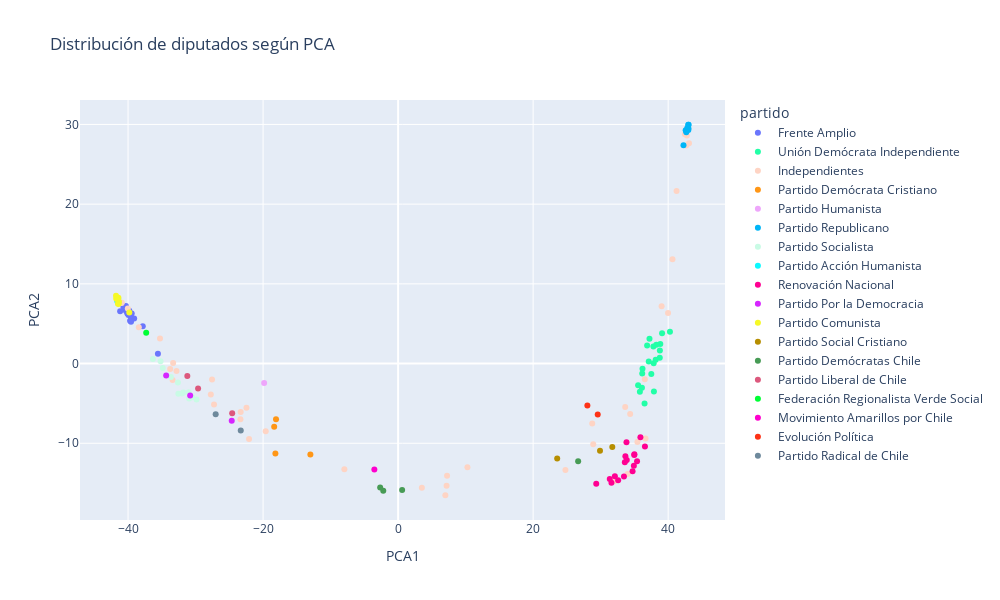

Notebook code for this chart:
### Code cell
# plot con la distribución de los diputados en 2 dimensiones

fig = px.scatter(
    pca_df,
    x="PCA1",
    y="PCA2",
    color="partido",
    hover_data=["nombre", "apellido"],
    color_discrete_map=color_map,
    title="Distribución de diputados según PCA"
)
fig.update_layout(
    autosize=False,
    width=1000,
    height=600,
)
fig.show()

### Figure 1 — Plotly figure (JSON) as saved in the notebook; plotly's stock layout.template omitted (floating-point values rounded to 4 significant figures)
{"data": [{"customdata": [["Emilia", "Schneider"], ["Jorge", "Brito"], ["Claudia", "Mix"], ["Félix", "Bugueño"], ["Gonzalo", "Winter"], ["Maite", "Orsini"], ["Marcela", "Riquelme"], ["Gael", "Yeomans"], ["María Francisca", "Bello"], ["Javiera", "Morales"], ["Patricio", "Rosas"], ["Andrés", "Giordano"], ["Ericka", "Ñanco"], ["Lorena", "Fries"], ["Jaime", "Sáez"], ["Carolina", "Tello"], ["Clara", "Sagardia"], ["Catalina", "Pérez"], ["Camila", "Rojas"], ["Diego", "Ibáñez"]], "hovertemplate": "partido=Frente Amplio<br>PCA1=%{x}<br>PCA2=%{y}<br>nombre=%{customdata[0]}<br>apellido=%{customdata[1]}<extra></extra>", "legendgroup": "Frente Amplio", "marker": {"color": "#6A76FC", "symbol": "circle"}, "mode": "markers", "name": "Frente Amplio", "orientation": "v", "showlegend": true, "type": "scatter", "x": [-40.33, -39.56, -40.55, -35.58, -39.93, -40.5, -39.52, -40.11, -40.02, -39.46, -37.82, -39.94, -40.69, -39.81, -40.32, -41.17, -39.1, -39.7, -40.2, -39.6], "xaxis": "x", "y": [6.618, 5.234, 7.027, 1.244, 6.646, 7.026, 5.488, 6.318, 6.247, 6.274, 4.675, 6.088, 7.086, 6.623, 7.217, 6.553, 5.66, 5.384, 6.884, 5.959], "yaxis": "y"}, {"customdata": [["Eduardo", "Cornejo"], ["Juan Antonio", "Coloma"], ["Flor", "Weisse"], ["Gastón", "Von Mühlenbrock"], ["Sergio", "Bobadilla"], ["Fernando", "Bórquez"], ["Jorge", "Alessandri"], ["Marco Antonio", "Sulantay"], ["Álvaro", "Carter"], ["Daniel", "Lilayu"], ["Henry", "Leal"], ["Cristóbal", "Martínez"], ["Juan", "Fuenzalida"], ["Felipe", "Donoso"], ["Cristian", "Labbé"], ["Guillermo", "Ramírez"], ["Cristhian", "Moreira"], ["Gustavo", "Benavente"], ["Marta", "Bravo"], ["Joaquín", "Lavín"]], "hovertemplate": "partido=Unión Demócrata Independiente<br>PCA1=%{x}<br>PCA2=%{y}<br>nombre=%{customdata[0]}<br>apellido=%{customdata[1]}<extra></extra>", "legendgroup": "Unión Demócrata Independiente", "marker": {"color": "#22FFA7", "symbol": "circle"}, "mode": "markers", "name": "Unión Demócrata Independiente", "orientation": "v", "showlegend": true, "type": "scatter", "x": [37.51, 37.12, 38.78, 37.81, 40.26, 36.5, 37.23, 38.76, 36.16, 37.89, 36.11, 37.85, 36.88, 38.15, 38.83, 38.24, 35.55, 39.1, 35.81, 36.2], "xaxis": "x", "y": [-1.314, 0.273, 1.641, 2.129, 4.003, -5.025, 3.126, 0.7369, -1.239, -3.496, -3.021, 0.03371, 2.258, 0.4878, 2.446, 2.357, -2.711, 3.807, -3.532, -0.648], "yaxis": "y"}, {"customdata": [["Enrique", "Lee"], ["Stephan", "Schubert"], ["Tomás", "De Rementería"], ["Hotuiti", "Teao"], ["Marlene", "Pérez"], ["Leonidas", "Romero"], ["Marisela", "Santibáñez"], ["Francisco", "Pulgar"], ["Hernán", "Palma"], ["Gaspar", "Rivas"], ["Héctor", "Ulloa"], ["Renzo", "Trisotti"], ["Rubén Darío", "Oyarzo"], ["Gloria", "Naveillan"], ["Catalina", "Del Real"], ["Natalia", "Romero"], ["Jaime", "Araya"], ["Consuelo", "Veloso"], ["Mónica", "Arce"], ["Bernardo", "Berger"], ["Marta", "González"], ["Sofía", "Cid"], ["Gonzalo", "De la Carrera"], ["Yovana", "Ahumada"], ["Viviana", "Delgado"], ["Harry", "Jürgensen"], ["Johannes", "Kaiser"], ["Félix", "González"], ["Paula", "Labra"], ["Tomás", "Lagomarsino"], ["Christian", "Matheson"], ["Carlos", "Bianchi"], ["María Luisa", "Cordero"], ["Karen", "Medina"], ["Sebastián", "Videla"], ["Camila", "Musante"], ["Miguel Ángel", "Calisto"], ["Cristián", "Tapia"], ["Mercedes", "Bulnes"], ["René", "Alinco"], ["Felipe", "Camaño"], ["Mauricio", "Ojeda"]], "hovertemplate": "partido=Independientes<br>PCA1=%{x}<br>PCA2=%{y}<br>nombre=%{customdata[0]}<br>apellido=%{customdata[1]}<extra></extra>", "legendgroup": "Independientes", "marker": {"color": "#FED4C4", "symbol": "circle"}, "mode": "markers", "name": "Independientes", "orientation": "v", "showlegend": true, "type": "scatter", "x": [28.75, 42.48, -33.41, 34.37, 33.64, 41.24, -40.98, 3.517, -40.94, 10.27, -23.32, 39.98, 6.997, 40.64, 39.03, 28.9, -22.46, -38.41, -32.83, 33.99, -27.74, 35.45, 42.68, 24.78, -33.76, 43.09, 42.65, -35.27, 36.65, -19.61, 36.54, -22.08, 32.05, 7.252, -23.35, -33.32, 7.181, -27.26, -40.03, -27.56, -7.96, 42.78], "xaxis": "x", "y": [-7.508, 28.77, -2.05, -6.339, -5.44, 21.65, 7.613, -15.58, 7.632, -13.02, -6.065, 6.346, -16.52, 13.08, 7.186, -10.12, -5.557, 4.553, -0.929, -13.85, -3.869, -9.852, 27.37, -13.36, -0.6699, 27.63, 29.23, 3.136, -9.402, -8.478, -1.97, -9.469, -14.78, -14.07, -6.976, 0.07493, -15.34, -5.136, 6.899, -2.012, -13.26, 28.61], "yaxis": "y"}, {"customdata": [["Héctor", "Barría"], ["Alberto", "Undurraga"], ["Eric", "Aedo"], ["Ricardo", "Cifuentes"]], "hovertemplate": "partido=Partido Demócrata Cristiano<br>PCA1=%{x}<br>PCA2=%{y}<br>nombre=%{customdata[0]}<br>apellido=%{customdata[1]}<extra></extra>", "legendgroup": "Partido Demócrata Cristiano", "marker": {"color": "#FF9616", "symbol": "circle"}, "mode": "markers", "name": "Partido Demócrata Cristiano", "orientation": "v", "showlegend": true, "type": "scatter", "x": [-18.17, -18.35, -13.0, -18.08], "xaxis": "x", "y": [-11.27, -7.933, -11.41, -6.977], "yaxis": "y"}, {"customdata": [["Pamela", "Jiles"]], "hovertemplate": "partido=Partido Humanista<br>PCA1=%{x}<br>PCA2=%{y}<br>nombre=%{customdata[0]}<br>apellido=%{customdata[1]}<extra></extra>", "legendgroup": "Partido Humanista", "marker": {"color": "#EEA6FB", "symbol": "circle"}, "mode": "markers", "name": "Partido Humanista", "orientation": "v", "showlegend": true, "type": "scatter", "x": [-19.84], "xaxis": "x", "y": [-2.43], "yaxis": "y"}, {"customdata": [["Cristóbal", "Urruticoechea"], ["Cristián", "Araya"], ["Agustín", "Romero"], ["Luis", "Sánchez"], ["Chiara", "Barchiesi"], ["Benjamín", "Moreno"], ["José Carlos", "Meza"], ["Juan", "Irarrázaval"]], "hovertemplate": "partido=Partido Republicano<br>PCA1=%{x}<br>PCA2=%{y}<br>nombre=%{customdata[0]}<br>apellido=%{customdata[1]}<extra></extra>", "legendgroup": "Partido Republicano", "marker": {"color": "#00B5F7", "symbol": "circle"}, "mode": "markers", "name": "Partido Republicano", "orientation": "v", "showlegend": true, "type": "scatter", "x": [42.27, 42.59, 43.03, 42.97, 42.69, 43.01, 42.83, 42.99], "xaxis": "x", "y": [27.38, 29.27, 29.95, 29.96, 29.02, 29.48, 29.54, 29.32], "yaxis": "y"}, {"customdata": [["Ana María", "Bravo"], ["Emilia", "Nuyado"], ["Raúl", "Leiva"], ["Jaime", "Naranjo"], ["Juan", "Santana"], ["Danisa", "Astudillo"], ["Daniella", "Cicardini"], ["Leonardo", "Soto"], ["Marcos", "Ilabaca"], ["Nelson", "Venegas"], ["Daniel", "Manouchehri"], ["Daniel", "Melo"]], "hovertemplate": "partido=Partido Socialista<br>PCA1=%{x}<br>PCA2=%{y}<br>nombre=%{customdata[0]}<br>apellido=%{customdata[1]}<extra></extra>", "legendgroup": "Partido Socialista", "marker": {"color": "#C9FBE5", "symbol": "circle"}, "mode": "markers", "name": "Partido Socialista", "orientation": "v", "showlegend": true, "type": "scatter", "x": [-32.55, -35.18, -30.52, -34.86, -36.32, -31.8, -33.66, -31.02, -29.86, -32.61, -30.95, -32.03], "xaxis": "x", "y": [-3.8, 0.2979, -4.236, -0.5541, 0.5843, -3.628, -1.687, -3.608, -4.507, -2.365, -4.379, -3.768], "yaxis": "y"}, {"customdata": [["Ana María", "Gazmuri"], ["Tomás", "Hirsch"]], "hovertemplate": "partido=Partido Acción Humanista<br>PCA1=%{x}<br>PCA2=%{y}<br>nombre=%{customdata[0]}<br>apellido=%{customdata[1]}<extra></extra>", "legendgroup": "Partido Acción Humanista", "marker": {"color": "#0DF9FF", "symbol": "circle"}, "mode": "markers", "name": "Partido Acción Humanista", "orientation": "v", "showlegend": true, "type": "scatter", "x": [-41.47, -41.59], "xaxis": "x", "y": [8.154, 7.828], "yaxis": "y"}, {"customdata": [["Frank", "Sauerbaum"], ["Diego", "Schalper"], ["Miguel", "Mellado"], ["Mauro", "González"], ["Juan Carlos", "Beltrán"], ["Ximena", "Ossandón"], ["Carla", "Morales"], ["José Miguel", "Castro"], ["Marcia", "Raphael"], ["Jorge", "Durán"], ["Andrés", "Celis"], ["Andrés", "Longton"], ["Camila", "Flores"], ["Miguel Ángel", "Becker"], ["Hugo", "Rey"], ["Eduardo", "Durán"], ["Jorge", "Rathgeb"]], "hovertemplate": "partido=Renovación Nacional<br>PCA1=%{x}<br>PCA2=%{y}<br>nombre=%{customdata[0]}<br>apellido=%{customdata[1]}<extra></extra>", "legendgroup": "Renovación Nacional", "marker": {"color": "#FF0092", "symbol": "circle"}, "mode": "markers", "name": "Renovación Nacional", "orientation": "v", "showlegend": true, "type": "scatter", "x": [34.73, 33.66, 35.39, 33.58, 33.45, 29.35, 32.59, 33.87, 34.92, 33.82, 32.11, 31.6, 35.89, 36.56, 31.35, 34.98, 35.0], "xaxis": "x", "y": [-13.51, -11.63, -12.27, -12.4, -14.15, -15.07, -14.62, -12.11, -12.81, -9.877, -14.14, -14.95, -9.255, -10.42, -14.49, -11.47, -11.39], "yaxis": "y"}, {"customdata": [["Carolina", "Marzán"], ["Helia", "Molina"], ["Raúl", "Soto"]], "hovertemplate": "partido=Partido Por la Democracia<br>PCA1=%{x}<br>PCA2=%{y}<br>nombre=%{customdata[0]}<br>apellido=%{customdata[1]}<extra></extra>", "legendgroup": "Partido Por la Democracia", "marker": {"color": "#D626FF", "symbol": "circle"}, "mode": "markers", "name": "Partido Por la Democracia", "orientation": "v", "showlegend": true, "type": "scatter", "x": [-30.8, -34.35, -24.64], "xaxis": "x", "y": [-3.992, -1.487, -7.171], "yaxis": "y"}, {"customdata": [["Boris", "Barrera"], ["Alejandra", "Placencia"], ["Carmen", "Hertz"], ["Matías", "Ramírez"], ["María Candelaria", "Acevedo"], ["Lorena", "Pizarro"], ["Karol", "Cariola"], ["Luis Alberto", "Cuello"], ["Daniela", "Serrano"], ["Nathalie", "Castillo"]], "hovertemplate": "partido=Partido Comunista<br>PCA1=%{x}<br>PCA2=%{y}<br>nombre=%{customdata[0]}<br>apellido=%{customdata[1]}<extra></extra>", "legendgroup": "Partido Comunista", "marker": {"color": "#F6F926", "symbol": "circle"}, "mode": "markers", "name": "Partido Comunista", "orientation": "v", "showlegend": true, "type": "scatter", "x": [-41.36, -41.49, -41.43, -41.73, -41.53, -41.78, -39.81, -41.42, -41.41, -41.69], "xaxis": "x", "y": [7.787, 7.506, 8.247, 8.132, 8.198, 8.512, 6.419, 7.524, 7.491, 8.132], "yaxis": "y"}, {"customdata": [["Roberto", "Arroyo"], ["Francesca", "Muñoz"], ["Sara", "Concha"]], "hovertemplate": "partido=Partido Social Cristiano<br>PCA1=%{x}<br>PCA2=%{y}<br>nombre=%{customdata[0]}<br>apellido=%{customdata[1]}<extra></extra>", "legendgroup": "Partido Social Cristiano", "marker": {"color": "#B68E00", "symbol": "circle"}, "mode": "markers", "name": "Partido Social Cristiano", "orientation": "v", "showlegend": true, "type": "scatter", "x": [23.56, 29.9, 31.73], "xaxis": "x", "y": [-11.9, -10.94, -10.46], "yaxis": "y"}, {"customdata": [["Erika", "Olivera"], ["Joanna", "Pérez"], ["Jorge", "Saffirio"], ["Víctor Alejandro", "Pino"]], "hovertemplate": "partido=Partido Demócratas Chile<br>PCA1=%{x}<br>PCA2=%{y}<br>nombre=%{customdata[0]}<br>apellido=%{customdata[1]}<extra></extra>", "legendgroup": "Partido Demócratas Chile", "marker": {"color": "#479B55", "symbol": "circle"}, "mode": "markers", "name": "Partido Demócratas Chile", "orientation": "v", "showlegend": true, "type": "scatter", "x": [0.5971, -2.197, -2.658, 26.67], "xaxis": "x", "y": [-15.88, -15.95, -15.53, -12.26], "yaxis": "y"}, {"customdata": [["Alejandro", "Bernales"], ["Vlado", "Mirosevic"], ["Luis", "Malla"]], "hovertemplate": "partido=Partido Liberal de Chile<br>PCA1=%{x}<br>PCA2=%{y}<br>nombre=%{customdata[0]}<br>apellido=%{customdata[1]}<extra></extra>", "legendgroup": "Partido Liberal de Chile", "marker": {"color": "#DC587D", "symbol": "circle"}, "mode": "markers", "name": "Partido Liberal de Chile", "orientation": "v", "showlegend": true, "type": "scatter", "x": [-24.58, -31.22, -29.63], "xaxis": "x", "y": [-6.243, -1.571, -3.133], "yaxis": "y"}, {"customdata": [["Jaime", "Mulet"]], "hovertemplate": "partido=Federación Regionalista Verde Social<br>PCA1=%{x}<br>PCA2=%{y}<br>nombre=%{customdata[0]}<br>apellido=%{customdata[1]}<extra></extra>", "legendgroup": "Federación Regionalista Verde Social", "marker": {"color": "#00FE35", "symbol": "circle"}, "mode": "markers", "name": "Federación Regionalista Verde Social", "orientation": "v", "showlegend": true, "type": "scatter", "x": [-37.31], "xaxis": "x", "y": [3.874], "yaxis": "y"}, {"customdata": [["Andrés", "Jouannet"]], "hovertemplate": "partido=Movimiento Amarillos por Chile<br>PCA1=%{x}<br>PCA2=%{y}<br>nombre=%{customdata[0]}<br>apellido=%{customdata[1]}<extra></extra>", "legendgroup": "Movimiento Amarillos por Chile", "marker": {"color": "#FE00CE", "symbol": "circle"}, "mode": "markers", "name": "Movimiento Amarillos por Chile", "orientation": "v", "showlegend": true, "type": "scatter", "x": [-3.518], "xaxis": "x", "y": [-13.29], "yaxis": "y"}, {"customdata": [["Jorge", "Guzmán"], ["Francisco", "Undurraga"]], "hovertemplate": "partido=Evolución Política<br>PCA1=%{x}<br>PCA2=%{y}<br>nombre=%{customdata[0]}<br>apellido=%{customdata[1]}<extra></extra>", "legendgroup": "Evolución Política", "marker": {"color": "#FD3216", "symbol": "circle"}, "mode": "markers", "name": "Evolución Política", "orientation": "v", "showlegend": true, "type": "scatter", "x": [29.57, 28.03], "xaxis": "x", "y": [-6.38, -5.257], "yaxis": "y"}, {"customdata": [["Cosme", "Mellado"], ["Alexis", "Sepúlveda"]], "hovertemplate": "partido=Partido Radical de Chile<br>PCA1=%{x}<br>PCA2=%{y}<br>nombre=%{customdata[0]}<br>apellido=%{customdata[1]}<extra></extra>", "legendgroup": "Partido Radical de Chile", "marker": {"color": "#6E899C", "symbol": "circle"}, "mode": "markers", "name": "Partido Radical de Chile", "orientation": "v", "showlegend": true, "type": "scatter", "x": [-27.02, -23.31], "xaxis": "x", "y": [-6.371, -8.4], "yaxis": "y"}], "layout": {"autosize": false, "height": 600, "legend": {"title": {"text": "partido"}, "tracegroupgap": 0}, "title": {"text": "Distribución de diputados según PCA"}, "width": 1000, "xaxis": {"anchor": "y", "domain": [0, 1], "title": {"text": "PCA1"}}, "yaxis": {"anchor": "x", "domain": [0, 1], "title": {"text": "PCA2"}}}}
